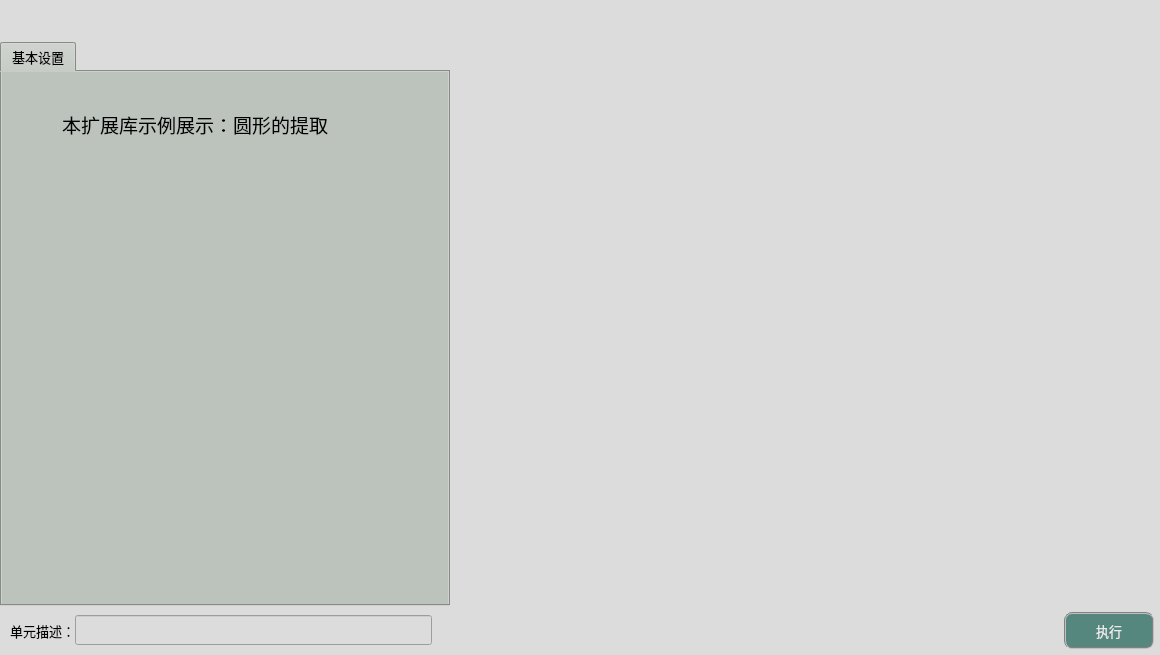
<?xml version="1.0" encoding="UTF-8"?>
<ui version="4.0">
 <class>frmExtLibraryCaseClass</class>
 <widget class="QDialog" name="frmExtLibraryCaseClass">
  <property name="geometry">
   <rect>
    <x>0</x>
    <y>0</y>
    <width>1160</width>
    <height>655</height>
   </rect>
  </property>
  <property name="sizePolicy">
   <sizepolicy hsizetype="Fixed" vsizetype="Fixed">
    <horstretch>0</horstretch>
    <verstretch>0</verstretch>
   </sizepolicy>
  </property>
  <property name="minimumSize">
   <size>
    <width>1160</width>
    <height>655</height>
   </size>
  </property>
  <property name="maximumSize">
   <size>
    <width>1160</width>
    <height>655</height>
   </size>
  </property>
  <property name="windowTitle">
   <string>扩展库示例</string>
  </property>
  <property name="styleSheet">
   <string notr="true">background-color: rgb(220, 220, 220);</string>
  </property>
  <layout class="QGridLayout" name="gridLayout">
   <property name="leftMargin">
    <number>0</number>
   </property>
   <property name="topMargin">
    <number>0</number>
   </property>
   <property name="rightMargin">
    <number>0</number>
   </property>
   <property name="bottomMargin">
    <number>0</number>
   </property>
   <property name="spacing">
    <number>1</number>
   </property>
   <item row="2" column="0">
    <spacer name="verticalSpacer_4">
     <property name="orientation">
      <enum>Qt::Vertical</enum>
     </property>
     <property name="sizeType">
      <enum>QSizePolicy::Fixed</enum>
     </property>
     <property name="sizeHint" stdset="0">
      <size>
       <width>20</width>
       <height>5</height>
      </size>
     </property>
    </spacer>
   </item>
   <item row="3" column="0" colspan="3">
    <layout class="QHBoxLayout" name="horizontalLayout">
     <property name="spacing">
      <number>0</number>
     </property>
     <property name="bottomMargin">
      <number>6</number>
     </property>
     <item>
      <spacer name="horizontalSpacer">
       <property name="orientation">
        <enum>Qt::Horizontal</enum>
       </property>
       <property name="sizeType">
        <enum>QSizePolicy::Fixed</enum>
       </property>
       <property name="sizeHint" stdset="0">
        <size>
         <width>10</width>
         <height>20</height>
        </size>
       </property>
      </spacer>
     </item>
     <item>
      <widget class="QLabel" name="label_3">
       <property name="sizePolicy">
        <sizepolicy hsizetype="Fixed" vsizetype="Fixed">
         <horstretch>0</horstretch>
         <verstretch>0</verstretch>
        </sizepolicy>
       </property>
       <property name="maximumSize">
        <size>
         <width>83</width>
         <height>25</height>
        </size>
       </property>
       <property name="font">
        <font>
         <family>微软雅黑</family>
         <pointsize>10</pointsize>
        </font>
       </property>
       <property name="styleSheet">
        <string notr="true">background-color: rgba(255, 255, 255, 0);</string>
       </property>
       <property name="text">
        <string>单元描述：</string>
       </property>
      </widget>
     </item>
     <item>
      <widget class="QLineEdit" name="txtDescribe">
       <property name="sizePolicy">
        <sizepolicy hsizetype="Fixed" vsizetype="Fixed">
         <horstretch>0</horstretch>
         <verstretch>0</verstretch>
        </sizepolicy>
       </property>
       <property name="minimumSize">
        <size>
         <width>357</width>
         <height>30</height>
        </size>
       </property>
       <property name="maximumSize">
        <size>
         <width>16777215</width>
         <height>30</height>
        </size>
       </property>
       <property name="font">
        <font>
         <family>微软雅黑</family>
         <pointsize>10</pointsize>
        </font>
       </property>
      </widget>
     </item>
     <item>
      <spacer name="horizontalSpacer_8">
       <property name="orientation">
        <enum>Qt::Horizontal</enum>
       </property>
       <property name="sizeHint" stdset="0">
        <size>
         <width>40</width>
         <height>20</height>
        </size>
       </property>
      </spacer>
     </item>
     <item>
      <widget class="QPushButton" name="btnExecute">
       <property name="minimumSize">
        <size>
         <width>90</width>
         <height>37</height>
        </size>
       </property>
       <property name="font">
        <font>
         <family>微软雅黑</family>
         <pointsize>10</pointsize>
        </font>
       </property>
       <property name="styleSheet">
        <string notr="true">QWidget{ background-color: rgb(85, 135, 127);}
QWidget{ color: rgb(235, 235, 235);}
QWidget{ border: 2px groove gray;border-radius: 8px;padding: 2px 4px;}
QPushButton:hover{ background-color: rgb(85, 155, 127);}
QPushButton:pressed{background-color: rgb(85, 175, 127);}</string>
       </property>
       <property name="text">
        <string>执行</string>
       </property>
      </widget>
     </item>
     <item>
      <spacer name="horizontalSpacer_2">
       <property name="orientation">
        <enum>Qt::Horizontal</enum>
       </property>
       <property name="sizeType">
        <enum>QSizePolicy::Fixed</enum>
       </property>
       <property name="sizeHint" stdset="0">
        <size>
         <width>6</width>
         <height>20</height>
        </size>
       </property>
      </spacer>
     </item>
    </layout>
   </item>
   <item row="0" column="2">
    <spacer name="verticalSpacer">
     <property name="orientation">
      <enum>Qt::Vertical</enum>
     </property>
     <property name="sizeType">
      <enum>QSizePolicy::Fixed</enum>
     </property>
     <property name="sizeHint" stdset="0">
      <size>
       <width>20</width>
       <height>42</height>
      </size>
     </property>
    </spacer>
   </item>
   <item row="1" column="0">
    <widget class="QTabWidget" name="tabWidget">
     <property name="enabled">
      <bool>true</bool>
     </property>
     <property name="sizePolicy">
      <sizepolicy hsizetype="Fixed" vsizetype="Expanding">
       <horstretch>0</horstretch>
       <verstretch>0</verstretch>
      </sizepolicy>
     </property>
     <property name="minimumSize">
      <size>
       <width>450</width>
       <height>550</height>
      </size>
     </property>
     <property name="maximumSize">
      <size>
       <width>16777215</width>
       <height>16777215</height>
      </size>
     </property>
     <property name="font">
      <font>
       <family>微软雅黑</family>
       <pointsize>10</pointsize>
      </font>
     </property>
     <property name="styleSheet">
      <string notr="true">background-color: #bcc2bc;</string>
     </property>
     <property name="currentIndex">
      <number>0</number>
     </property>
     <widget class="QWidget" name="tab">
      <attribute name="title">
       <string>基本设置</string>
      </attribute>
      <widget class="QLabel" name="label">
       <property name="geometry">
        <rect>
         <x>60</x>
         <y>8</y>
         <width>325</width>
         <height>89</height>
        </rect>
       </property>
       <property name="font">
        <font>
         <family>Arial</family>
         <pointsize>14</pointsize>
        </font>
       </property>
       <property name="styleSheet">
        <string notr="true">background-color: rgba(255, 255, 255, 0);</string>
       </property>
       <property name="text">
        <string>本扩展库示例展示：圆形的提取</string>
       </property>
      </widget>
     </widget>
    </widget>
   </item>
   <item row="1" column="2">
    <layout class="QGridLayout" name="imageLayout">
     <property name="spacing">
      <number>1</number>
     </property>
    </layout>
   </item>
   <item row="0" column="0">
    <spacer name="verticalSpacer_2">
     <property name="orientation">
      <enum>Qt::Vertical</enum>
     </property>
     <property name="sizeType">
      <enum>QSizePolicy::Fixed</enum>
     </property>
     <property name="sizeHint" stdset="0">
      <size>
       <width>20</width>
       <height>42</height>
      </size>
     </property>
    </spacer>
   </item>
   <item row="1" column="1">
    <spacer name="horizontalSpacer_3">
     <property name="orientation">
      <enum>Qt::Horizontal</enum>
     </property>
     <property name="sizeType">
      <enum>QSizePolicy::Fixed</enum>
     </property>
     <property name="sizeHint" stdset="0">
      <size>
       <width>3</width>
       <height>20</height>
      </size>
     </property>
    </spacer>
   </item>
  </layout>
 </widget>
 <layoutdefault spacing="6" margin="11"/>
 <resources>
  <include location="sub_res.qrc"/>
 </resources>
 <connections/>
</ui>
